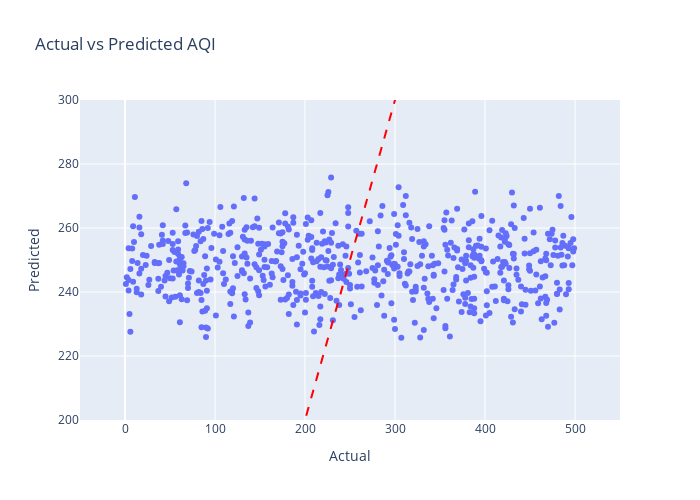

Notebook code for this chart:
### Markdown cell above
Given the coefficient of determination is 0, our model is no better than average when it comes to predicting the target.

We'll now visualize the predictions against our actual test data to visually analyze the performance of the mdoel.

### Code cell
# We'll plot the predicitons against the actual values with model trendline overlaid to visualize the performance.
results_df = pd.DataFrame({
    'Actual': y_test,
    'Predicted': y_pred
})

fig = px.scatter(results_df, x='Actual', y='Predicted', title='Actual vs Predicted AQI')

fig.add_shape(
    type='line',
    x0=results_df['Actual'].min(), y0=results_df['Actual'].min(),
    x1=results_df['Actual'].max(), y1=results_df['Actual'].max(),
    line=dict(color='red', dash='dash')
)

fig.update_layout(
    xaxis_title='Actual',
    yaxis_title='Predicted',
    width=700,
    height=500,
    xaxis_range=[-50, 550],
    yaxis_range=[200,300]
)

fig.show()

### Figure 1 — Plotly figure (JSON) as saved in the notebook; plotly's stock layout.template omitted (floating-point values rounded to 4 significant figures; data arrays with more than 128 entries replaced by an {"elided": "..."} marker saying what was removed)
{"data": [{"hovertemplate": "Actual=%{x}<br>Predicted=%{y}<extra></extra>", "legendgroup": "", "marker": {"color": "#636efa", "symbol": "circle"}, "mode": "markers", "name": "", "orientation": "v", "showlegend": false, "type": "scatter", "x": {"elided": "600 int values"}, "xaxis": "x", "y": {"elided": "600 float values"}, "yaxis": "y"}], "layout": {"height": 500, "legend": {"tracegroupgap": 0}, "shapes": [{"line": {"color": "red", "dash": "dash"}, "type": "line", "x0": 1, "x1": 499, "y0": 1, "y1": 499}], "title": {"text": "Actual vs Predicted AQI"}, "width": 700, "xaxis": {"anchor": "y", "domain": [0, 1], "range": [-50, 550], "title": {"text": "Actual"}}, "yaxis": {"anchor": "x", "domain": [0, 1], "range": [200, 300], "title": {"text": "Predicted"}}}}
